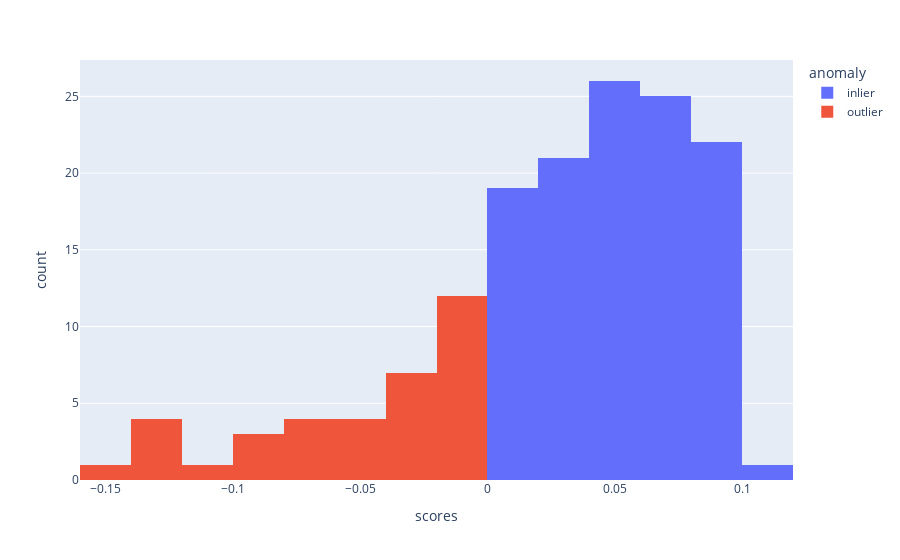

Notebook source saved alongside this figure:
### Code cell
X['anomaly']=X['anomaly_label'].apply(lambda x: 'outlier' if x==-1  else 'inlier')
fig=px.histogram(X,x='scores',color='anomaly')
fig.show()

### Figure 1 — Plotly figure (JSON) as saved in the notebook; plotly's stock layout.template omitted (floating-point values rounded to 4 significant figures)
{"data": [{"alignmentgroup": "True", "bingroup": "x", "hovertemplate": "anomaly=inlier<br>scores=%{x}<br>count=%{y}<extra></extra>", "legendgroup": "inlier", "marker": {"color": "#636efa", "pattern": {"shape": ""}}, "name": "inlier", "offsetgroup": "inlier", "orientation": "v", "showlegend": true, "type": "histogram", "x": [0.09124, 0.06145, 0.04562, 0.03403, 0.08141, 0.007314, 0.01339, 0.09285, 0.02788, 0.06327, 0.05942, 0.001761, 0.06808, 0.04982, 0.02742, 0.05313, 0.006861, 0.05495, 0.05142, 0.08514, 0.08227, 0.03616, 0.05601, 0.03952, 0.02788, 0.02656, 0.0344, 0.02788, 0.0087, 0.09435, 0.04393, 0.01769, 0.02172, 0.05812, 0.05594, 0.06959, 0.08588, 0.009275, 0.06797, 0.05819, 0.01317, 0.08211, 0.09128, 0.04242, 0.0658, 0.07519, 0.09832, 0.03986, 0.06032, 0.07736, 0.03163, 0.005119, 0.02726, 0.05306, 0.07208, 0.05355, 0.06318, 0.07577, 0.07297, 0.05638, 0.07194, 0.1011, 0.0005987, 0.0168, 0.004726, 0.06124, 0.08241, 0.05501, 0.01699, 0.07826, 0.01286, 0.07012, 0.04478, 0.04678, 0.09378, 0.05525, 0.0745, 0.05723, 0.08989, 0.085, 0.09027, 0.07378, 0.0201, 0.08142, 0.04075, 0.05343, 0.06112, 0.06051, 0.002038, 0.03993, 0.08494, 0.03748, 0.01952, 0.07233, 0.04394, 0.08434, 0.08692, 0.05894, 0.0336, 0.08296, 0.01238, 0.002782, 0.07524, 0.0866, 0.05573, 0.02721, 0.0291, 0.07378, 0.02479, 0.04234, 0.03185, 0.07924, 0.003387, 0.08235], "xaxis": "x", "yaxis": "y"}, {"alignmentgroup": "True", "bingroup": "x", "hovertemplate": "anomaly=outlier<br>scores=%{x}<br>count=%{y}<extra></extra>", "legendgroup": "outlier", "marker": {"color": "#EF553B", "pattern": {"shape": ""}}, "name": "outlier", "offsetgroup": "outlier", "orientation": "v", "showlegend": true, "type": "histogram", "x": [-0.01223, -0.006835, -0.1237, -0.08452, -0.0939, -0.01786, -0.06892, -0.01008, -0.05853, -0.04283, -0.1224, -0.02033, -0.01612, -0.04115, -0.001113, -0.09416, -0.03515, -0.02812, -0.0396, -0.03322, -0.06356, -0.04904, -0.02027, -0.01167, -0.1014, -0.01844, -0.1333, -0.1344, -0.00536, -0.06952, -0.005678, -0.004063, -0.02591, -0.1489, -0.06161, -0.003789], "xaxis": "x", "yaxis": "y"}], "layout": {"autosize": true, "barmode": "relative", "legend": {"title": {"text": "anomaly"}, "tracegroupgap": 0}, "margin": {"t": 60}, "xaxis": {"anchor": "y", "autorange": true, "domain": [0, 1], "range": [-0.16, 0.12], "title": {"text": "scores"}, "type": "linear"}, "yaxis": {"anchor": "x", "autorange": true, "domain": [0, 1], "range": [0, 27.37], "title": {"text": "count"}}}}
